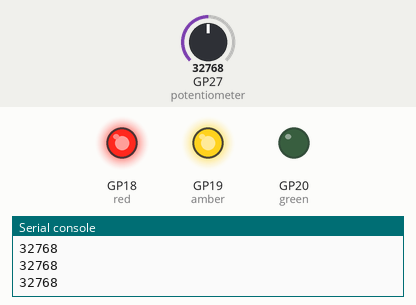
Simulated run of this program. Board: Raspberry Pi Pico running MicroPython. Parts: output pins drawn as LEDs (lit = HIGH), the last lines printed to the serial console. The inputs (shaded band) are chosen by the test bench; at power-on: GP27 (potentiometer) = 32768 (analog values on the 0–65535 scale).

Above: at 1.2 s.
1.3 s: GP27 (potentiometer) set to 39184
2.8 s: GP27 (potentiometer) set to 40640
At 3.8 s:
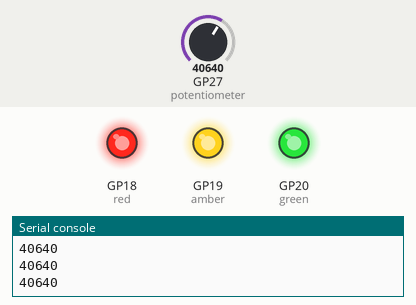
4.4 s: GP27 (potentiometer) set to 19660
At 5.2 s:
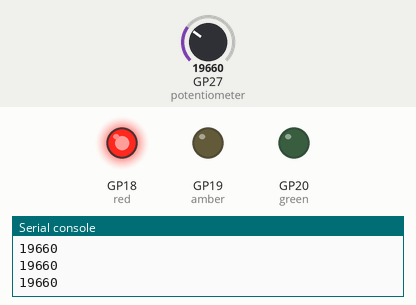
6.0 s: GP27 (potentiometer) set to 20768
At 6.5 s:
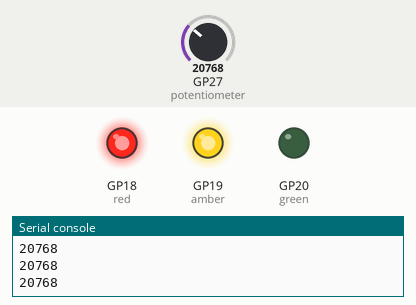
7.6 s: GP27 (potentiometer) set to 19345
At 9.1 s:
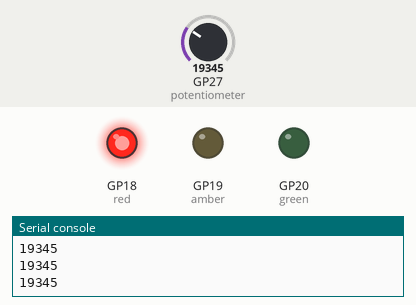
Timing chart, 0 to 10.2 s (numbered marks = the images above; inputs shaded):
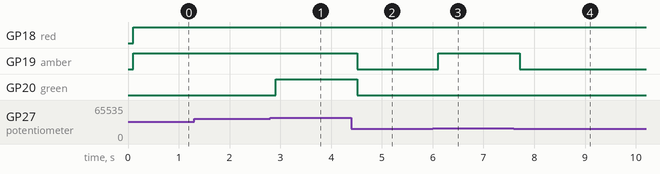

The program:

Basic_Analogue_Input___Output__MicroPython_.py
```python
# Basic Analogue I/O - Raspberry Pi Pico H (MicroPython)
# A basic introduction to analogue control with the Pi Pico H with MicroPython
# Covers the basics of analogue I/O using a potentiometer and LEDs
# Made with the instruction of Day 4 of the "12 Projects Of Codemas" by Pi Hut

from machine import ADC, Pin # imports pins, ADC pins for use
import time # imports time module

red = Pin(18, Pin.OUT)
amber = Pin(19, Pin.OUT)
green = Pin(20, Pin.OUT)

reading = 0 # sets up a "reading" variable

potentiometer = ADC(Pin(27)) # sets up the potentiometer to use ADC pin 27

while True: # continuous loop

    reading = potentiometer.read_u16() # read the potentiometer value (16-bit output)
    print(reading) # print reading to shell
    time.sleep(0.1) # short delay

    if reading <= 20000:

        red.value(1)
        amber.value(0)
        green.value(0)

    elif 20000 < reading < 40000:

        red.value(1)
        amber.value(1)
        green.value(0)

    elif reading >= 40000:

        red.value(1)
        amber.value(1)
        green.value(1)


    
```

Measured:
- the behaviour switches between 39984 and 40000 on GP27 (potentiometer) (found by bisection; images 0 and 1)
- the behaviour switches between 20000 and 20016 on GP27 (potentiometer) (found by bisection; images 2 and 3)
- after the input at 2.8 s, GP20 (green): LOW → HIGH after 0.11 s
- after the input at 4.4 s, GP19 (amber), GP20 (green): HIGH → LOW after 0.11 s
- after the input at 6.0 s, GP19 (amber): LOW → HIGH after 0.11 s
- after the input at 7.6 s, GP19 (amber): HIGH → LOW after 0.12 s
